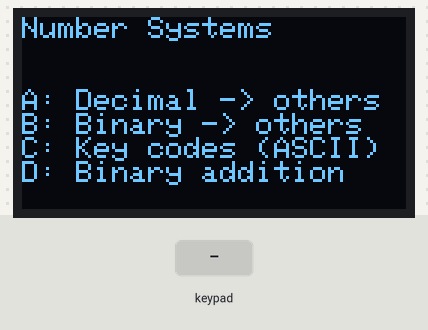
Recording of a sketch running on a simulated ESP32. Shown: 128×64 one-colour display. The inputs (shaded band) are chosen by the test bench.

Above: at 1.2 s.
1.3 s: key 'A' pressed
At 2.5 s:
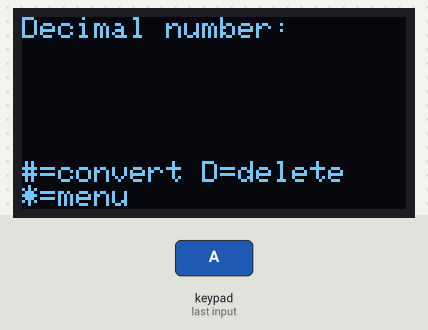
2.8 s: keypad keys 1 3 1 2 1 4 2 7 # pressed 0.4 s apart
At 7.3 s:
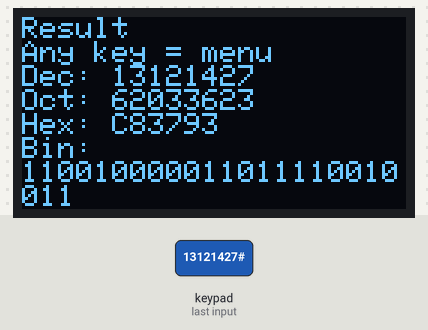
7.9 s: keypad keys 1 3 1 2 1 4 2 7 D pressed 0.4 s apart
At 12.2 s:
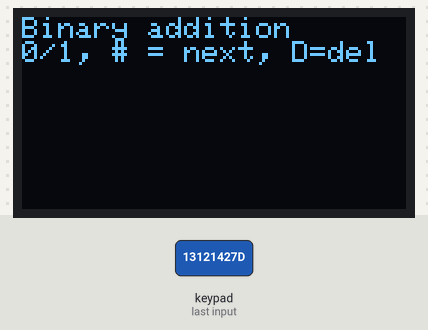
13.0 s: keypad keys 1 3 9 7 2 2 2 2 # pressed 0.4 s apart
At 17.5 s:
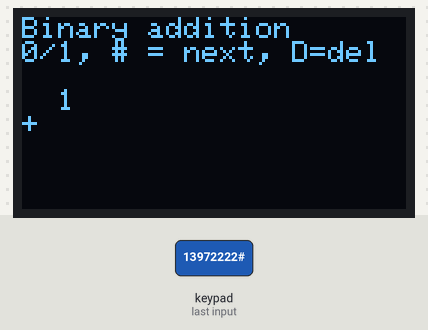
18.1 s: keypad keys 1 3 1 2 1 4 2 7 # pressed 0.4 s apart
At 22.5 s:
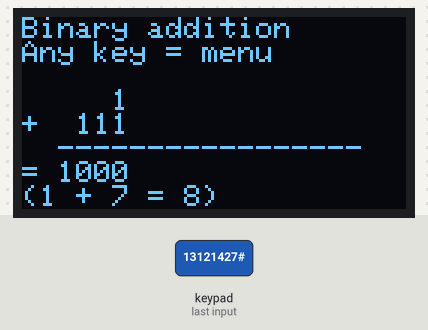
23.2 s: key '1' pressed
At 23.8 s:
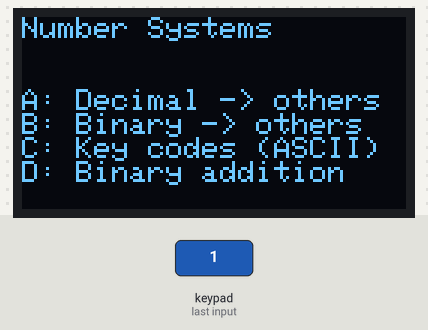
Timing chart, 0 to 25.7 s (numbered marks = the images above; inputs shaded):
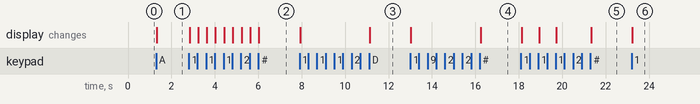

Measured:
- after the input at 1.3 s, the display: changes at once (image 1)
- after the input at 2.8 s, the display: first changes at once (image 2 shows a later state)
- after the input at 7.9 s, the display: first changes at once (image 3 shows a later state)
- after the input at 13.0 s, the display: first changes at once (image 4 shows a later state)
- after the input at 18.1 s, the display: first changes at once (image 5 shows a later state)
- after the input at 23.2 s, the display: changes at once (image 6)

The sketch:

bonus_2_binary_addition.ino
```cpp
// Project 11, Bonus 2 - Binary Addition
// D = type two binary numbers (# after each) and see the sum in binary.

#include <Wire.h>
#include <Adafruit_GFX.h>
#include <Adafruit_SSD1306.h>
#include <Keypad.h>

const byte ROWS = 4;
const byte COLS = 4;
char keys[ROWS][COLS] = {
  {'1', '2', '3', 'A'},
  {'4', '5', '6', 'B'},
  {'7', '8', '9', 'C'},
  {'*', '0', '#', 'D'}
};
byte rowPins[ROWS] = {13, 12, 14, 27};
byte colPins[COLS] = {26, 25, 33, 32};
Keypad keypad = Keypad(makeKeymap(keys), rowPins, colPins, ROWS, COLS);

const int SCREEN_WIDTH  = 128;
const int SCREEN_HEIGHT = 64;
Adafruit_SSD1306 display(SCREEN_WIDTH, SCREEN_HEIGHT, &Wire, -1);

// 0 = menu, 1 = decimal in, 2 = binary in, 3 = key codes, 4 = result
int stage = 0;
String typed = "";
unsigned long result = 0;
char lastKey = 0;
String firstBits = "";  // stage 5 = first number, 6 = second, 7 = sum

void setup() {
  Serial.begin(115200);
  if (!display.begin(SSD1306_SWITCHCAPVCC, 0x3C)) {
    Serial.println("OLED not found");
  }
  display.setTextColor(SSD1306_WHITE);
  showScreen();
}

void loop() {
  char key = keypad.getKey();
  if (!key) return;

  if (key == '*' || stage == 4 || stage == 7) {   // back to the menu
    stage = 0;
    typed = "";
    lastKey = 0;
  } else if (stage == 0) {
    if (key == 'A') stage = 1;
    if (key == 'B') stage = 2;
    if (key == 'C') stage = 3;
    if (key == 'D') stage = 5;
  } else if ((stage == 5 || stage == 6) && key == '#') {
    if (typed.length() > 0) {
      if (stage == 5) {
        firstBits = typed;
        typed = "";
        stage = 6;
      } else {
        stage = 7;                         // typed = second number
      }
    }
  } else if ((stage == 5 || stage == 6) && (key == '0' || key == '1')) {
    if (typed.length() < 16) typed += key;
  } else if (stage == 3) {
    lastKey = key;
  } else if (key == 'D' && typed.length() > 0) {
    typed.remove(typed.length() - 1);
  } else if (key == '#' && typed.length() > 0) {
    if (stage == 1) result = typed.toInt();
    else result = binaryToDecimal(typed);
    stage = 4;
  } else if (stage == 1 && key >= '0' && key <= '9') {
    if (typed.length() < 9) typed += key;
  } else if (stage == 2 && (key == '0' || key == '1')) {
    if (typed.length() < 30) typed += key;
  }
  showScreen();
}

// Converts n into any base from 2 to 16, by repeated division
String toBase(unsigned long n, int base) {
  const char digits[] = "0123456789ABCDEF";
  if (n == 0) return "0";
  String text = "";
  while (n > 0) {
    text = String(digits[n % base]) + text;   // the new digit goes in front
    n = n / base;
  }
  return text;
}

unsigned long binaryToDecimal(String bits) {
  unsigned long value = 0;
  for (int i = 0; i < bits.length(); i++) {
    value = value * 2 + (bits[i] - '0');
  }
  return value;
}

void showScreen() {
  display.clearDisplay();
  display.setTextSize(1);
  display.setCursor(0, 0);
  if (stage == 0) {
    display.println("Number Systems");
    display.setCursor(0, 24);
    display.println("A: Decimal -> others");
    display.println("B: Binary -> others");
    display.println("C: Key codes (ASCII)");
    display.println("D: Binary addition");
  } else if (stage == 5 || stage == 6) {
    display.println("Binary addition");
    display.println("0/1, # = next, D=del");
    display.setCursor(0, 24);
    if (stage == 6) {
      display.print("  ");
      display.println(firstBits);
      display.print("+ ");
    } else {
      display.print("  ");
    }
    display.println(typed);
  } else if (stage == 7) {
    showSum();
  } else if (stage == 1 || stage == 2) {
    if (stage == 1) display.println("Decimal number:");
    else display.println("Binary (0 and 1):");
    display.setCursor(0, 16);
    display.println(typed);
    display.setCursor(0, 48);
    display.println("#=convert D=delete");
    display.println("*=menu");
  } else if (stage == 3) {
    display.println("Key codes (ASCII)");
    display.println("Press a key, *=menu");
    if (lastKey != 0) {
      String bits = toBase(lastKey, 2);
      while (bits.length() < 8) bits = "0" + bits;   // a full byte
      display.setCursor(0, 24);
      display.print("Key: ");
      display.println(lastKey);
      display.print("Dec: ");
      display.println((int)lastKey);
      display.print("Bin: ");
      display.println(bits);
      display.print("Hex: ");
      display.println(toBase(lastKey, 16));
    }
  } else {
    display.println("Result");
    display.println("Any key = menu");
    display.print("Dec: ");
    display.println(result);
    display.print("Oct: ");
    display.println(toBase(result, 8));
    display.print("Hex: ");
    display.println(toBase(result, 16));
    display.println("Bin:");
    display.println(toBase(result, 2));
  }
  display.display();
}

// Column addition, right to left, exactly as on paper
String addBinary(String a, String b) {
  String sum = "";
  int carry = 0;
  int i = a.length() - 1;
  int j = b.length() - 1;
  while (i >= 0 || j >= 0 || carry > 0) {
    int total = carry;
    if (i >= 0) total += a[i--] - '0';
    if (j >= 0) total += b[j--] - '0';
    sum = String(total % 2) + sum;    // the bit to write down
    carry = total / 2;                // the bit to carry
  }
  return sum;
}

void showSum() {
  String sum = addBinary(firstBits, typed);
  int width = sum.length();
  display.println("Binary addition");
  display.println("Any key = menu");
  display.setCursor(0, 24);
  display.print("  ");
  printRight(firstBits, width);
  display.print("+ ");
  printRight(typed, width);
  display.println("  -----------------");
  display.print("= ");
  printRight(sum, width);
  display.print("(");
  display.print(binaryToDecimal(firstBits));
  display.print(" + ");
  display.print(binaryToDecimal(typed));
  display.print(" = ");
  display.print(binaryToDecimal(sum));
  display.println(")");
}

// prints bits right-aligned in a column of the given width
void printRight(String bits, int width) {
  for (int k = bits.length(); k < width; k++) display.print(' ');
  display.println(bits);
}
```
